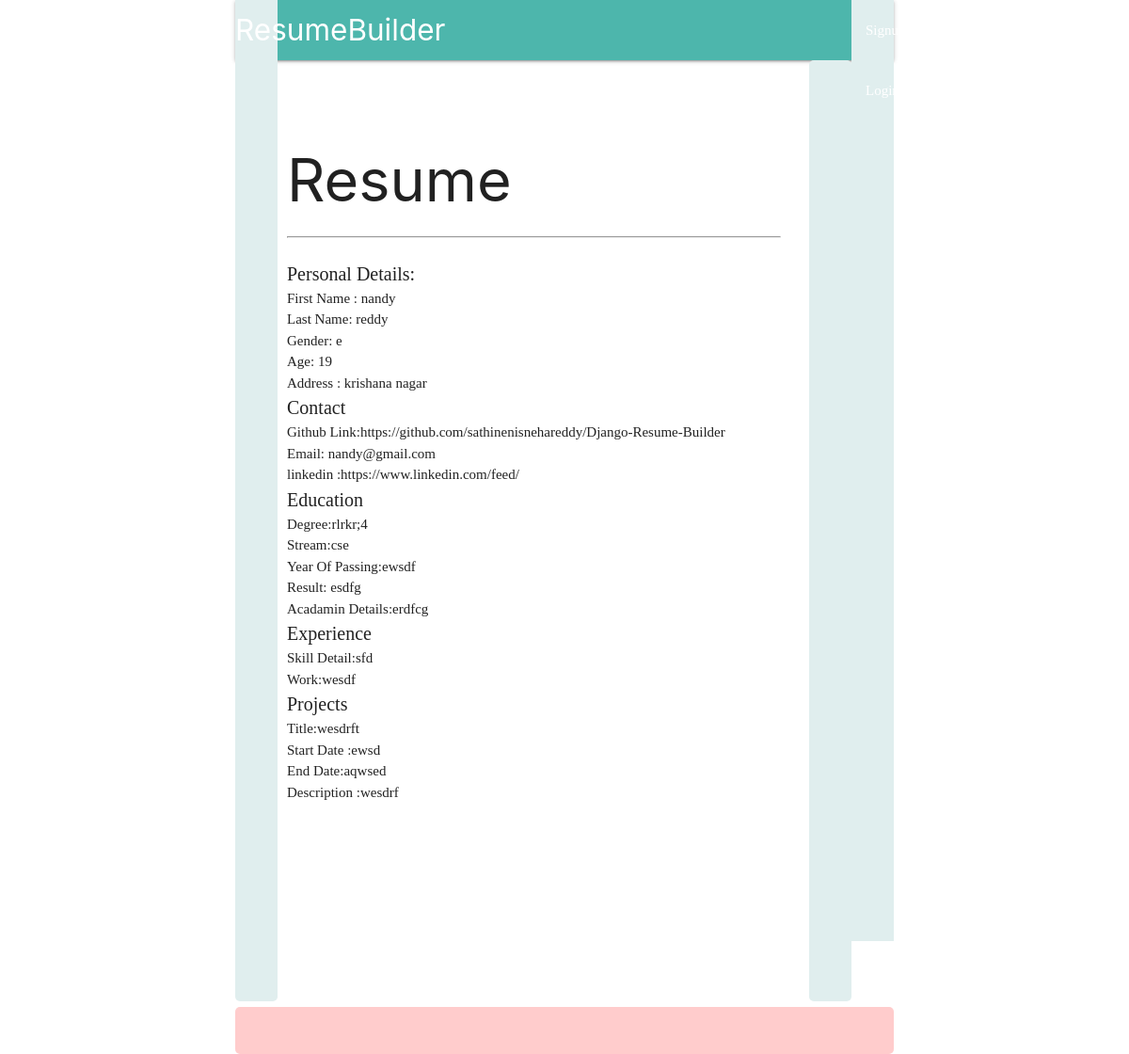
Page /resumeview on the committed database.
### resume/models.py (models this page shows, shortened)
class Person(models.Model):
    first_name = models.CharField(max_length=255)
    last_name = models.CharField(max_length=255)
    gender = models.CharField(max_length=10)
    age = models.IntegerField()
    address = models.CharField(max_length=255)
    email = models.EmailField()
    github = models.URLField(blank=True)
    linkedin = models.URLField(blank=True)
    skillDetail = models.TextField(default='')
    academic_detail = models.TextField(default='')
    area_of_interest_detail = models.TextField(default='')
    degree = models.CharField(max_length=50)
    stream = models.CharField(max_length=100)
    passing_year = models.TextField(default='')
    result = models.CharField(max_length=5)
    work = models.CharField(max_length=200)
    title = models.CharField(max_length=100)
    start_date = models.TextField(default='')
    end_date = models.TextField(default='')
    description = models.TextField(default='')

### resume/views.py (the view)
# urls.py: url(r'^resumeview', views.resumeView, name='resume_view'),
def resumeView(request):
    print("entered the fn")
    if request.method == 'POST':
        print("entered postrq")
        personform = PersonForm(request.POST)
        if personform.is_valid():
            print("entered form")
            personform.save()
    site_name = RequestSite(request).domain
    person = Person.objects.all().last()
    print(person)
    return render(request,'resume/resume_view.html', {
    'site_name': site_name,
    'per': person,
    }
    )

### resume/templates/resume/resume_view.html
{% extends 'base.html' %}
{% block content %}
<div id="header"></div>
<div class="left"></div>
<div class="stuff">
  <br><br>
  <h1>Resume</h1>
  <hr />
  <br>
  <p class="head">Personal Details:</p>
  <ul>
    <li> First Name  : {{per.first_name}}</li>
    <li>Last Name: {{per.last_name}}</li>
    <li> Gender:  {{per.gender}}</li>
    <li> Age:   {{per.age}}</li>
    <li>Address :    {{per.address}}</li>
  </ul>
  <p class="head" > Contact</p>
  <ul>
     <li>Github Link:{{per.github}}</li>
    <li>Email: {{per.email}}</li>
    <li>linkedin :{{per.linkedin}}</li>
  </ul>
  <p class="head">Education</p>
  <ul>
    <li>Degree:{{per.degree}}</li>
    <li>Stream:{{per.stream}}</li>
    <li>Year Of Passing:{{per.passing_year}}</li>
    <li>Result: {{per.result}}</li>
    <li>Acadamin Details:{{per.academic_detail}}</li>
  </ul>
  <p class="head">Experience</p>
  <ul>
    <li> Skill Detail:{{per.skillDetail}}</li>
    <li>Work:{{per.work}}</li>
  </ul>
  <p class="head">Projects</p>
  <ul>
    <li>Title:{{per.title}}</li>
    <li>Start Date :{{per.start_date}}</li>
    <li>End Date:{{per.end_date}}</li>
    <li>Description :{{per.description}}</li>
  </ul>
</div>
<div class="right"></div>
<div id="footer">
  <h2 id="name"></h2></div>
{% endblock %}

### templates/base.html (shortened to what this page needs)
<!DOCTYPE html>
<html lang="en">
<head>
    {% load static %}
     <link rel="stylesheet" href="https://cdnjs.cloudflare.com/ajax/libs/materialize/1.0.0/css/materialize.min.css">
     <link rel="stylesheet" href="{% static 'style.css' %}">
</head>
<body>
    {% include 'Nav.html'%}
    {%block content%}
    {% endblock %}
</body>
</html>

### templates/Nav.html
<nav>
    <div class="nav-wrapper #4db6ac teal lighten-2">
      <a class="brand-logo left">ResumeBuilder</a>
      <ul id="nav-mobile" class="right ">
        {%if user.is_authenticated %}
            <li><a href="{% url 'userlogout' %}">Logout</a></li>
        {%else%}
        <li><a href="{% url 'usersignup' %}">Signup</a></li>
        <li><a href="{% url 'userlogin' %}">Login</a></li>
        {%endif%}
      </ul>
    </div>
  </nav>

### static/style.css (style rules this page uses)
* { max-width: 700px; margin: auto; }
div { border-radius: 5px; }
#header { height: 40px; width: 100%; position: fixed; z-index: 1; }
#footer { height: 50px; width: 100%; background-color: #ffcccc; clear: both; position: relative; }
.left { height: 1000px; width: 45px; background-color: #e0eeee; float: left; position: fixed; }
.right { height: 1000px; width: 45px; background-color: #e0eeee; float: right; position: inherit; }
.stuff { display: inline-block; margin-top: 6px; margin-left: 55px; width: 75%; height: 1000px; }
p, li { font-family: 'Cormorant Garamond'; }
.head { font-size: 20px; }
a { color: black; text-decoration: none; }

### rows in the picture
Person: first_name "nandy", last_name "reddy", gender "e", age "19", address "krishana nagar", github "https://github.com/sathinenisnehareddy/Django-Resume-Builder", email "nandy@gmail.com", linkedin "https://www.linkedin.com/feed/", degree "rlrkr;4", stream "cse", passing_year "ewsdf", result "esdfg", academic_detail "erdfcg", skillDetail "sfd", work "wesdf", title "wesdrft", start_date "ewsd", end_date "aqwsed", description "wesdrf"
